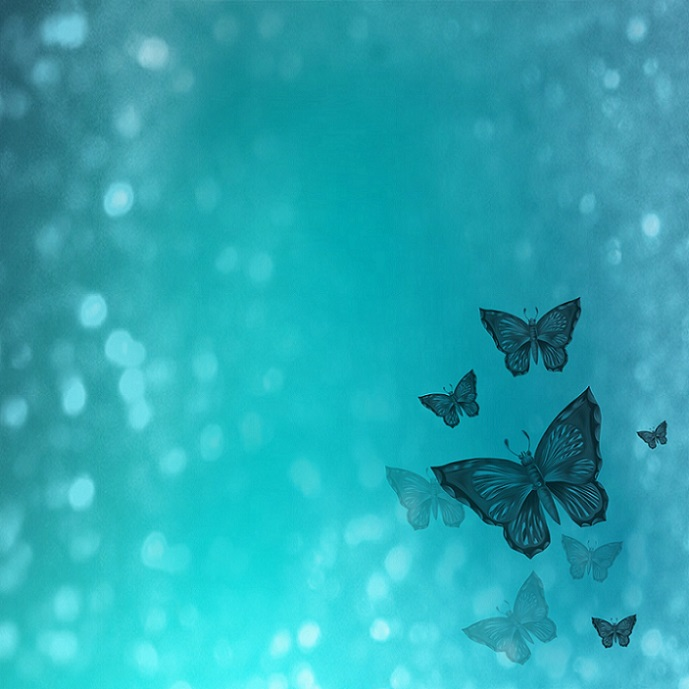
#> input picture OpenCV/image/SampleJPGImage_100kbmb.jpg, 689 x 689 px
$ python basic.py
#> lines starting #> are read from the running program, lines starting #| are printed output that depends on the picture; after the words box and inside, x2 and y2 are one past the last pixel; in counts of white or black regions, pixels touching at a corner belong together
import cv2
import numpy as np

# Load the image
image_path = "./image/SampleJPGImage_100kbmb.jpg"
image = cv2.imread(image_path)
#> image is the input picture: shape (689, 689, 3); mean B, G, R 178.8, 167.3, 43.2

# Check if the image was loaded successfully
if image is None:
    print(f"Error: Unable to load image at {image_path}")
else:
    print("Image loaded successfully")

    # Convert to grayscale
    gray_image = cv2.cvtColor(image, cv2.COLOR_BGR2GRAY)
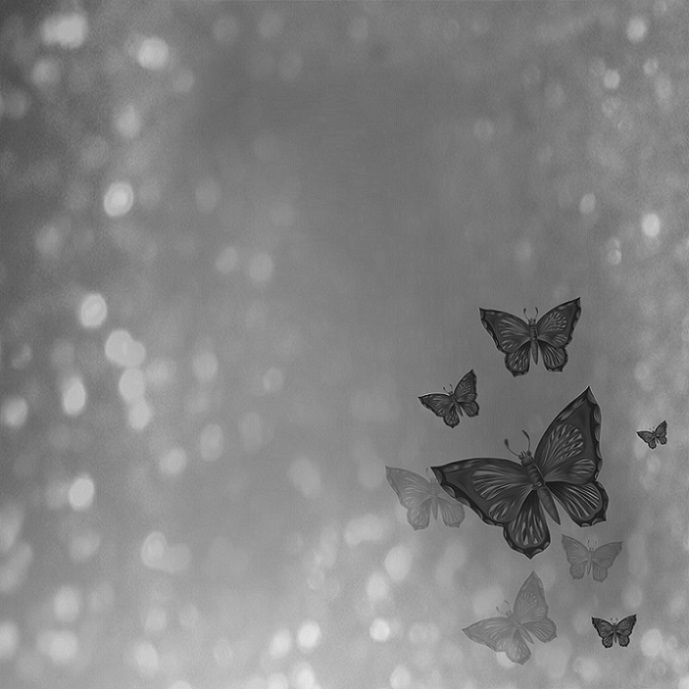
#> gray_image: shape (689, 689); min 12, max 230, mean 131.5

    # Edge detection
    edges = cv2.Canny(gray_image, 100, 200)
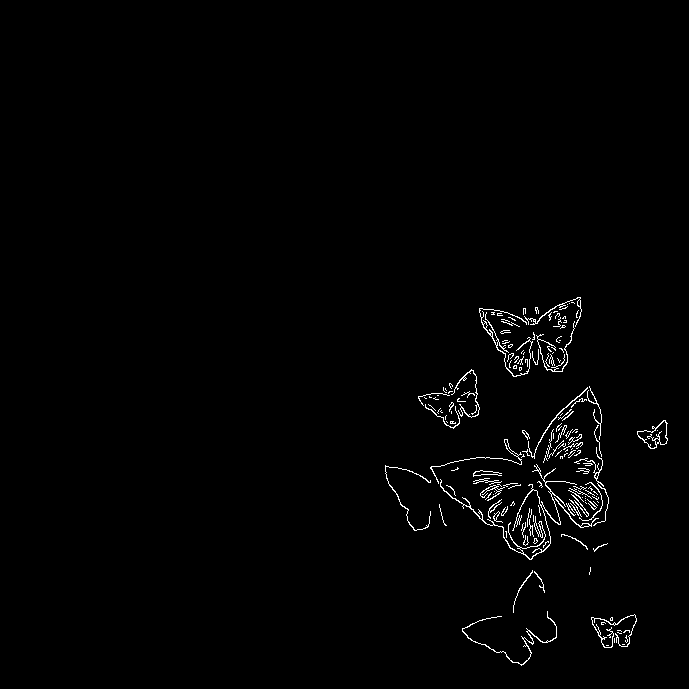
#> edges: shape (689, 689); 1.2% white in thin lines or dots, all inside (x1, y1, x2, y2) = (385, 297, 668, 666)

    # Blur the image
    blurred_image = cv2.GaussianBlur(image, (5, 5), 0)

    # Dilate the image
    kernel = np.ones((2, 2), np.uint8)
    dilated_image = cv2.dilate(edges, kernel, iterations=1)
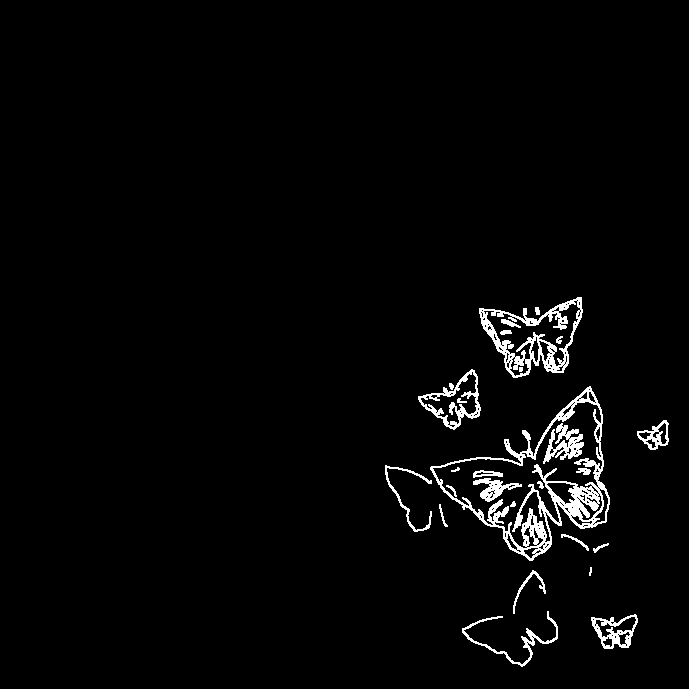
#> dilated_image: shape (689, 689); 2.6% white; 27 white regions (2 under 20 px), largest, box (x1, y1, x2, y2) and area: (430, 386, 610, 561) 4888, (479, 297, 583, 378) 2317, (418, 369, 481, 430) 922

    # Crop the image
    # Define the coordinates of the top-left and bottom-right corners
    x_start, y_start = 50, 50
    x_end, y_end = 200, 200
    cropped_image = image[y_start:y_end, x_start:x_end]
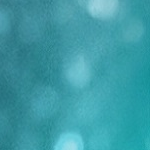
#> cropped_image: shape (150, 150, 3); mean B, G, R 166.4, 154.8, 60.1

    # Display the results
    cv2.imshow('Original Image', image)
    cv2.imshow('Gray Image', gray_image)
    cv2.imshow('Edge Detected Image', edges)
    cv2.imshow('Blurred Image', blurred_image)
    cv2.imshow('Dilated2 Image', dilated_image)
    cv2.imshow('Cropped Image', cropped_image)


    cv2.waitKey(0)
    cv2.destroyAllWindows()
